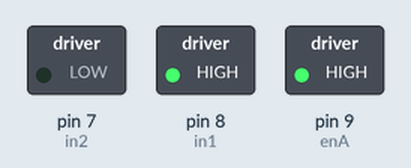
This sketch was run on a simulated Arduino Uno, built with avr-gcc and run on an emulated ATmega328P. Shown: switched loads named in the sketch (green lamp = pin HIGH). At 0.1 s the program stops and its outputs stay as they are.

Above: at 0.1 s.
Timing chart, 0 to 1.6 s (numbered marks = the images above):
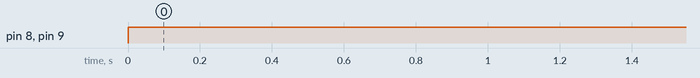

Measured:
- by itself, pin 8 (in1), pin 9 (enA): LOW → HIGH at 0.00 s

The sketch:

FanTest__MODULE__INTEGRATED_.ino
```cpp
//Code and circuit by: Evita Kanaan
//sources: https://lastminuteengineers.com/l293d-dc-motor-arduino-tutorial/
// Motor A connections
int enA = 9;
int in1 = 8;
int in2 = 7;

void setup() {
  // Set all the motor control pins to outputs
  pinMode(enA, OUTPUT);
  pinMode(in1, OUTPUT);
  pinMode(in2, OUTPUT);
}

float temp = 10.3;
void loop() {
  while (temp >= 2) {
    // Turn on the fan
    digitalWrite(in1, HIGH);
    digitalWrite(in2, LOW);
    analogWrite(enA, 255); // Set the fan to maximum speed
    delay(25);
  }
}

// This function lets you control spinning direction of motors
void directionControl() {
  // Set motor to maximum speed
  // For PWM maximum possible values are 0 to 255
  analogWrite(enA, 255);

  // Turn on motor A
  digitalWrite(in1, HIGH);
  digitalWrite(in2, LOW);
  delay(2000);

  // Now change motor direction
  digitalWrite(in1, LOW);
  digitalWrite(in2, HIGH);
  delay(2000);

  // Turn off motor
  digitalWrite(in1, LOW);
  digitalWrite(in2, LOW);
}

// This function lets you control speed of the motor
void speedControl() {
  // Turn on motor
  digitalWrite(in1, LOW);
  digitalWrite(in2, HIGH);

  // Accelerate from zero to maximum speed
  for (int i = 0; i < 256; i++) {
    analogWrite(enA, i);
    delay(20);
  }

  // Decelerate from maximum speed to zero
  for (int i = 255; i >= 0; --i) {
    analogWrite(enA, i);
    delay(20);
  }

  // Now turn off motor
  digitalWrite(in1, LOW);
  digitalWrite(in2, LOW);
}
```
